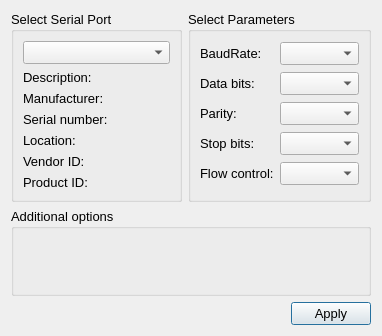
<?xml version="1.0" encoding="UTF-8"?>
<ui version="4.0">
 <class>SettingsDialog</class>
 <widget class="QDialog" name="SettingsDialog">
  <property name="windowModality">
   <enum>Qt::NonModal</enum>
  </property>
  <property name="geometry">
   <rect>
    <x>0</x>
    <y>0</y>
    <width>382</width>
    <height>336</height>
   </rect>
  </property>
  <property name="font">
   <font>
    <pointsize>10</pointsize>
   </font>
  </property>
  <property name="windowTitle">
   <string>Serial port settings</string>
  </property>
  <property name="modal">
   <bool>true</bool>
  </property>
  <layout class="QGridLayout" name="gridLayout_3">
   <item row="0" column="1">
    <widget class="QGroupBox" name="parametersBox">
     <property name="title">
      <string>Select Parameters</string>
     </property>
     <layout class="QGridLayout" name="gridLayout_2">
      <item row="0" column="0">
       <widget class="QLabel" name="baudRateLabel">
        <property name="text">
         <string>BaudRate:</string>
        </property>
       </widget>
      </item>
      <item row="0" column="1">
       <widget class="QComboBox" name="baudRateBox">
        <property name="focusPolicy">
         <enum>Qt::StrongFocus</enum>
        </property>
       </widget>
      </item>
      <item row="1" column="0">
       <widget class="QLabel" name="dataBitsLabel">
        <property name="text">
         <string>Data bits:</string>
        </property>
       </widget>
      </item>
      <item row="1" column="1">
       <widget class="QComboBox" name="dataBitsBox">
        <property name="focusPolicy">
         <enum>Qt::StrongFocus</enum>
        </property>
       </widget>
      </item>
      <item row="2" column="0">
       <widget class="QLabel" name="parityLabel">
        <property name="text">
         <string>Parity:</string>
        </property>
       </widget>
      </item>
      <item row="2" column="1">
       <widget class="QComboBox" name="parityBox">
        <property name="focusPolicy">
         <enum>Qt::StrongFocus</enum>
        </property>
       </widget>
      </item>
      <item row="3" column="0">
       <widget class="QLabel" name="stopBitsLabel">
        <property name="text">
         <string>Stop bits:</string>
        </property>
       </widget>
      </item>
      <item row="3" column="1">
       <widget class="QComboBox" name="stopBitsBox">
        <property name="focusPolicy">
         <enum>Qt::StrongFocus</enum>
        </property>
       </widget>
      </item>
      <item row="4" column="0">
       <widget class="QLabel" name="flowControlLabel">
        <property name="text">
         <string>Flow control:</string>
        </property>
       </widget>
      </item>
      <item row="4" column="1">
       <widget class="QComboBox" name="flowControlBox">
        <property name="focusPolicy">
         <enum>Qt::StrongFocus</enum>
        </property>
       </widget>
      </item>
     </layout>
    </widget>
   </item>
   <item row="0" column="0">
    <widget class="QGroupBox" name="selectBox">
     <property name="title">
      <string>Select Serial Port</string>
     </property>
     <layout class="QGridLayout" name="gridLayout">
      <item row="0" column="0">
       <widget class="QComboBox" name="serialPortInfoListBox">
        <property name="focusPolicy">
         <enum>Qt::StrongFocus</enum>
        </property>
       </widget>
      </item>
      <item row="1" column="0">
       <widget class="QLabel" name="descriptionLabel">
        <property name="text">
         <string>Description:</string>
        </property>
       </widget>
      </item>
      <item row="2" column="0">
       <widget class="QLabel" name="manufacturerLabel">
        <property name="text">
         <string>Manufacturer:</string>
        </property>
       </widget>
      </item>
      <item row="3" column="0">
       <widget class="QLabel" name="serialNumberLabel">
        <property name="text">
         <string>Serial number:</string>
        </property>
       </widget>
      </item>
      <item row="4" column="0">
       <widget class="QLabel" name="locationLabel">
        <property name="text">
         <string>Location:</string>
        </property>
       </widget>
      </item>
      <item row="5" column="0">
       <widget class="QLabel" name="vidLabel">
        <property name="text">
         <string>Vendor ID:</string>
        </property>
       </widget>
      </item>
      <item row="6" column="0">
       <widget class="QLabel" name="pidLabel">
        <property name="text">
         <string>Product ID:</string>
        </property>
       </widget>
      </item>
     </layout>
    </widget>
   </item>
   <item row="2" column="0" colspan="2">
    <layout class="QHBoxLayout" name="horizontalLayout">
     <item>
      <spacer name="horizontalSpacer">
       <property name="orientation">
        <enum>Qt::Horizontal</enum>
       </property>
       <property name="sizeHint" stdset="0">
        <size>
         <width>96</width>
         <height>20</height>
        </size>
       </property>
      </spacer>
     </item>
     <item>
      <widget class="QPushButton" name="applyButton">
       <property name="focusPolicy">
        <enum>Qt::StrongFocus</enum>
       </property>
       <property name="text">
        <string>Apply</string>
       </property>
      </widget>
     </item>
    </layout>
   </item>
   <item row="1" column="0" colspan="2">
    <widget class="QGroupBox" name="additionalOptionsGroupBox">
     <property name="title">
      <string>Additional options</string>
     </property>
     <layout class="QVBoxLayout" name="verticalLayout"/>
    </widget>
   </item>
  </layout>
 </widget>
 <tabstops>
  <tabstop>serialPortInfoListBox</tabstop>
  <tabstop>baudRateBox</tabstop>
  <tabstop>dataBitsBox</tabstop>
  <tabstop>parityBox</tabstop>
  <tabstop>stopBitsBox</tabstop>
  <tabstop>flowControlBox</tabstop>
  <tabstop>applyButton</tabstop>
 </tabstops>
 <resources/>
 <connections/>
</ui>
